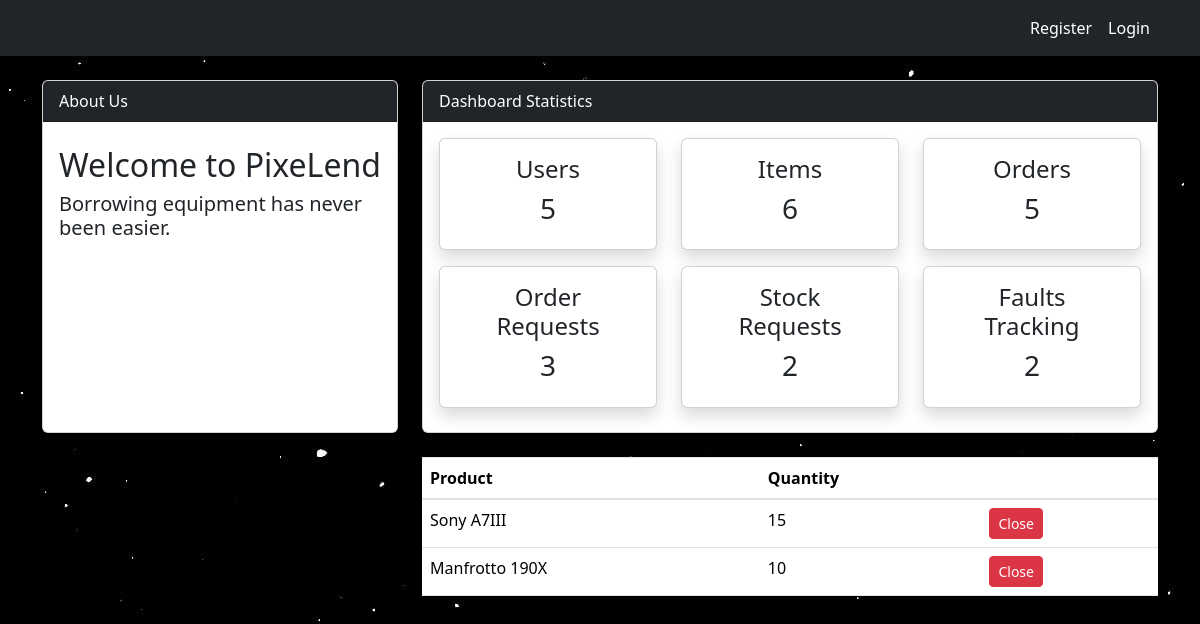
The app's page /requests_show with its own data.
### dashboard/models.py (models this page shows, shortened)
class Stock_request(models.Model):
    name = models.CharField(max_length=100, null=True)
    quantity = models.PositiveIntegerField(null=True)

### dashboard/views.py (the view)
# urls.py: path("requests_show", views.stock_requests_show, name="stock-requests-show"),
def stock_requests_show(request):
    customer = User.objects.filter(groups__in=[1, 2, 3])
    customer_count = customer.count()
    product = Product.objects.all()
    product_count = product.count()
    rented = Rented.objects.all()
    rented_count = rented.count()
    requests = Request.objects.all()
    requests_count = requests.count()
    stock = Stock_request.objects.all()
    stock_count = stock.count()
    faults = Faults.objects.all()
    faults_count = faults.count()
    context = {
        "customer": customer,
        "customer_count": customer_count,
        "product_count": product_count,
        "rented_count": rented_count,
        "request_count": requests_count,
        "requests": requests,
        "stock_count": stock_count,
        "stock": stock,
        "faults_count": faults_count,
    }
    return render(request, "dashboard/stock_requests_show.html", context)

### templates/dashboard/stock_requests_show.html (shortened to what this page needs)
{% extends 'partials/base.html' %}
{% block content %}
{% include 'partials/topside.html' %}
<div class="row my-4">
    <div class="col-md-4"></div>
    <div class="col-md-8">
        <table class="table bg-white">
            <thead class="bg-dark text-white">
                <tr>
                    <th scope="col">Product</th>
                    <th scope="col">Quantity</th>
                    <th scope="col"></th>
                </tr>
            </thead>
            <tbody>
                {% for stock in stock %}
                <tr>
                    <td>{{ stock.name }}</td>
                    <td>{{ stock.quantity }}</td>
                    <td>
                        <a class="btn btn-danger btn-sm"
                        href="{% url 'deny-stock-request' stock.name stock.quantity %}">Close</a></td>
                </tr>
                {% endfor %}
            </tbody>
        </table>
    </div>
</div>
{% endblock %}

### static/style.css (style rules this page uses)
body { background: rgb(230, 227, 227); }

### records on screen
Stock_request: name "Sony A7III", quantity "15"
Stock_request: name "Manfrotto 190X", quantity "10"

### other values on screen
{{ customer_count }} "5"
{{ product_count }} "6"
{{ rented_count }} "5"
{{ request_count }} "3"
{{ stock_count }} "2"
{{ faults_count }} "2"
